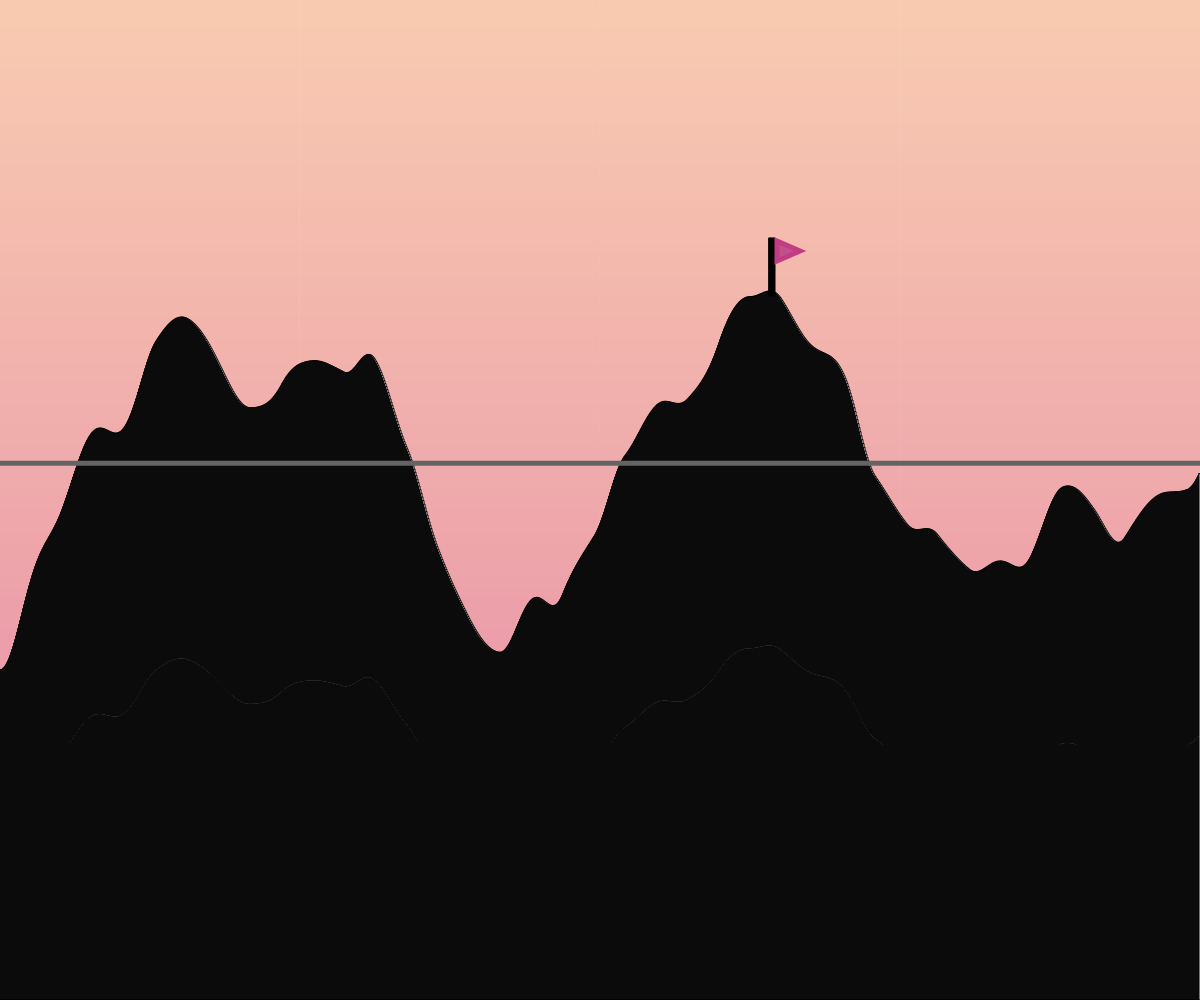
Frame 1 (no input)
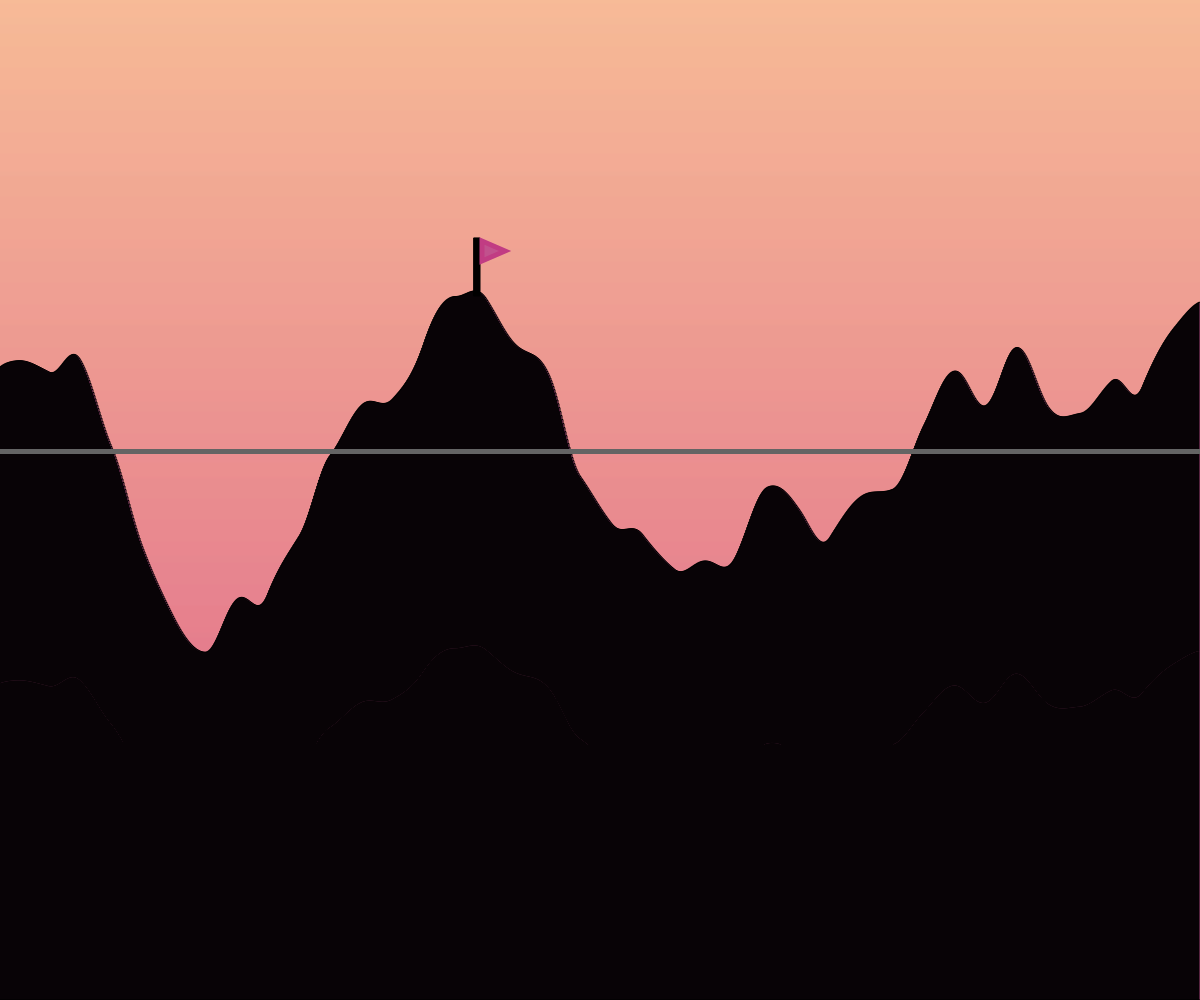
Frame 60 (no input)
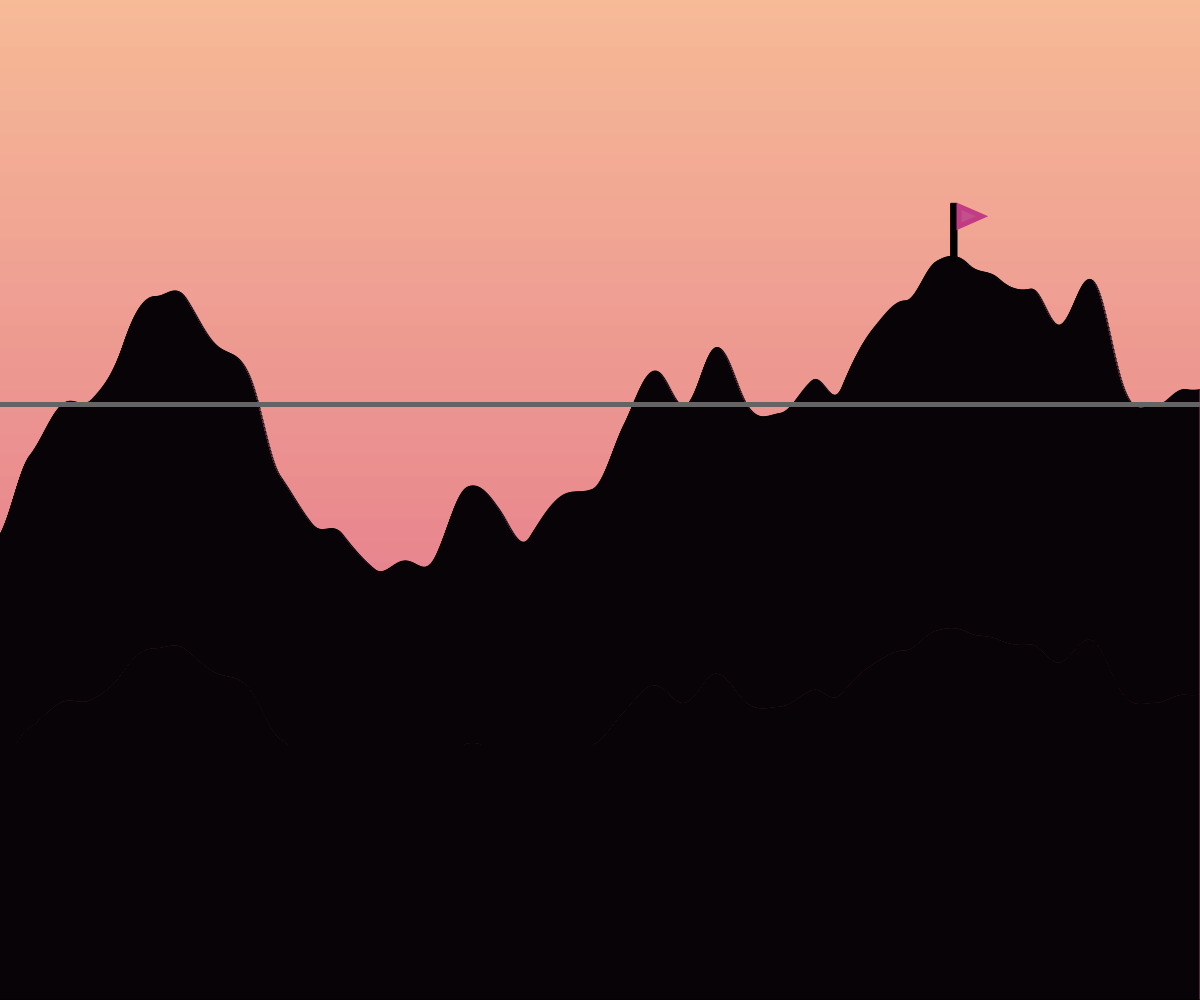
Frame 120 (the mouse pressed at the canvas centre since frame 60)

The p5.js sketch that drew these frames (run headless with seeded random() and noise() and a simulated clock; from frame 60 on, the mouse is pressed at the canvas centre):

// p5.js sketch
// ── sketch.js
// Terrain Generation and Perlin Noise
// Sabrina Kettle
// March 16th, 2019
//
// Extra for Experts:
// - A red line will constantly be set at a y-value to represent the average between the highest and lowest peak.
// - A cute little flag will be set on the current highest peak of the terrain.
// - Personal addition: I just really wanted nice aesthetics and for it to look like the terrain is a silhouette against a sunset.
//   I hope you don't mind that I implemented a gradient feature (with of course the help of the P5.js reference).

//Variables:------
let tWidth = 1;
let start = 0;
let c1, c2;
//----------------

//Setup:------------------------------------
function setup(){
  createCanvas(windowWidth, windowHeight);
  rectMode(CORNERS);
  c1 = color(247, 187, 151); //233, 100, 51
  c2 = color(221, 94, 137);  //144, 78, 159
}
//------------------------------------------

//Just a personal addition: Gradient Background:---
function createSunset(x, y, w, h, c1, c2){
  for (let i = y; i <= y + h; i++) {
    let inter = map(i, y, y + h, 0, 1);
    let c = lerpColor(c1, c2, inter);
    stroke(c);
    line(x, i, x + w, i);
  }
}
//--------------------------------------------------

//Generating the panning terrain:----------------------
function generateTerrain(){

  //Variables
  let xOff = start;
  let highestX = 0;
  let highest = height;
  let total = 0;

  for(let x = 0; x < width; x += tWidth){ //Loop

    let currentHeight = noise(xOff)*height;

    total += currentHeight; //Gather info for average
    
    if (currentHeight < highest){
      highest = currentHeight; //Create new highest
      highestX = x;
    }

    //Create the rectangle
    stroke(0);
    strokeWeight(1);
    rect(x, currentHeight, x + tWidth, height);
    xOff += 0.004;
  }
  //Finally, implement the pan, flag, and average
  drawFlag(highestX, highest);
  findAverage(total);
  start += 0.02;

}
//------------------------------------------------------

//To draw the flag at the highest peak:---------------------------------------------------------
function drawFlag(xValue, yValue){
  stroke(0);
  fill(0);
  rect(xValue - 1, yValue + 5, xValue + 5, yValue - 53); //Pole
  stroke(193, 60, 131);
  fill(193, 81, 141);
  strokeWeight(5);
  triangle(xValue + 7, yValue - 30, xValue + 7, yValue - 50, xValue + 30, yValue - 40); //Flag
}
//----------------------------------------------------------------------------------------------

//To find the average:---------------
function findAverage(total){
  let average = total / width;
  stroke(100);
  strokeWeight(5);
  rect(0, average, width, average);
}
//-----------------------------------

//At last, to play through it all:--------------------------------
function draw(){
  createSunset(0, 0, width, height, c1, c2); //Create background
  generateTerrain();
}
//----------------------------------------------------------------
